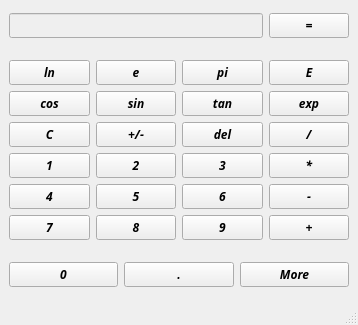
<?xml version="1.0" encoding="UTF-8"?>
<ui version="4.0">
 <class>Frame</class>
 <widget class="QMainWindow" name="Frame">
  <property name="windowModality">
   <enum>Qt::WindowModal</enum>
  </property>
  <property name="geometry">
   <rect>
    <x>0</x>
    <y>0</y>
    <width>358</width>
    <height>325</height>
   </rect>
  </property>
  <property name="font">
   <font>
    <family>Source Code Pro Light</family>
    <italic>true</italic>
    <bold>true</bold>
   </font>
  </property>
  <property name="windowTitle">
   <string>Calculator</string>
  </property>
  <widget class="QWidget" name="centralwidget">
   <layout class="QVBoxLayout" name="verticalLayout">
    <item>
     <layout class="QHBoxLayout" name="horizontalLayout_2">
      <item>
       <widget class="QLineEdit" name="Operation">
        <property name="enabled">
         <bool>false</bool>
        </property>
       </widget>
      </item>
      <item>
       <widget class="QPushButton" name="Evaluate">
        <property name="text">
         <string>=</string>
        </property>
       </widget>
      </item>
     </layout>
    </item>
    <item>
     <layout class="QGridLayout" name="gridLayout_2">
      <property name="leftMargin">
       <number>0</number>
      </property>
      <property name="topMargin">
       <number>12</number>
      </property>
      <property name="rightMargin">
       <number>0</number>
      </property>
      <property name="bottomMargin">
       <number>12</number>
      </property>
      <item row="2" column="3">
       <widget class="QPushButton" name="Divide">
        <property name="text">
         <string>/</string>
        </property>
       </widget>
      </item>
      <item row="2" column="0">
       <widget class="QPushButton" name="Clear">
        <property name="text">
         <string>C</string>
        </property>
       </widget>
      </item>
      <item row="3" column="3">
       <widget class="QPushButton" name="Multiply">
        <property name="text">
         <string>*</string>
        </property>
       </widget>
      </item>
      <item row="6" column="2">
       <widget class="QPushButton" name="Nine">
        <property name="text">
         <string>9</string>
        </property>
       </widget>
      </item>
      <item row="1" column="3">
       <widget class="QPushButton" name="Exp">
        <property name="text">
         <string>exp</string>
        </property>
       </widget>
      </item>
      <item row="5" column="2">
       <widget class="QPushButton" name="Six">
        <property name="text">
         <string>6</string>
        </property>
       </widget>
      </item>
      <item row="2" column="1">
       <widget class="QPushButton" name="Sign">
        <property name="text">
         <string>+/-</string>
        </property>
       </widget>
      </item>
      <item row="5" column="3">
       <widget class="QPushButton" name="Substract">
        <property name="text">
         <string>-</string>
        </property>
       </widget>
      </item>
      <item row="2" column="2">
       <widget class="QPushButton" name="Delete">
        <property name="text">
         <string>del</string>
        </property>
       </widget>
      </item>
      <item row="6" column="0">
       <widget class="QPushButton" name="Seven">
        <property name="text">
         <string>7</string>
        </property>
       </widget>
      </item>
      <item row="1" column="1">
       <widget class="QPushButton" name="Sin">
        <property name="text">
         <string>sin</string>
        </property>
       </widget>
      </item>
      <item row="6" column="1">
       <widget class="QPushButton" name="Eight">
        <property name="text">
         <string>8</string>
        </property>
       </widget>
      </item>
      <item row="3" column="1">
       <widget class="QPushButton" name="Two">
        <property name="text">
         <string>2</string>
        </property>
       </widget>
      </item>
      <item row="3" column="2">
       <widget class="QPushButton" name="Three">
        <property name="text">
         <string>3</string>
        </property>
       </widget>
      </item>
      <item row="5" column="1">
       <widget class="QPushButton" name="Five">
        <property name="text">
         <string>5</string>
        </property>
       </widget>
      </item>
      <item row="6" column="3">
       <widget class="QPushButton" name="Add">
        <property name="text">
         <string>+</string>
        </property>
       </widget>
      </item>
      <item row="5" column="0">
       <widget class="QPushButton" name="Four">
        <property name="text">
         <string>4</string>
        </property>
       </widget>
      </item>
      <item row="1" column="2">
       <widget class="QPushButton" name="Tan">
        <property name="text">
         <string>tan</string>
        </property>
       </widget>
      </item>
      <item row="1" column="0">
       <widget class="QPushButton" name="Cos">
        <property name="text">
         <string>cos</string>
        </property>
       </widget>
      </item>
      <item row="3" column="0">
       <widget class="QPushButton" name="One">
        <property name="text">
         <string>1</string>
        </property>
       </widget>
      </item>
      <item row="0" column="0">
       <widget class="QPushButton" name="Ln">
        <property name="text">
         <string>ln</string>
        </property>
       </widget>
      </item>
      <item row="0" column="1">
       <widget class="QPushButton" name="Euler">
        <property name="text">
         <string>e</string>
        </property>
       </widget>
      </item>
      <item row="0" column="2">
       <widget class="QPushButton" name="Pi">
        <property name="text">
         <string>pi</string>
        </property>
       </widget>
      </item>
      <item row="0" column="3">
       <widget class="QPushButton" name="Exponent">
        <property name="text">
         <string>E</string>
        </property>
       </widget>
      </item>
     </layout>
    </item>
    <item>
     <layout class="QHBoxLayout" name="horizontalLayout_3">
      <item>
       <widget class="QPushButton" name="Zero">
        <property name="text">
         <string>0</string>
        </property>
       </widget>
      </item>
      <item>
       <widget class="QPushButton" name="Point">
        <property name="text">
         <string>.</string>
        </property>
       </widget>
      </item>
      <item>
       <widget class="QPushButton" name="More">
        <property name="text">
         <string>More</string>
        </property>
       </widget>
      </item>
     </layout>
    </item>
   </layout>
  </widget>
  <widget class="QMenuBar" name="menubar">
   <property name="geometry">
    <rect>
     <x>0</x>
     <y>0</y>
     <width>358</width>
     <height>21</height>
    </rect>
   </property>
  </widget>
  <widget class="QStatusBar" name="statusbar"/>
 </widget>
 <resources/>
 <connections/>
</ui>
